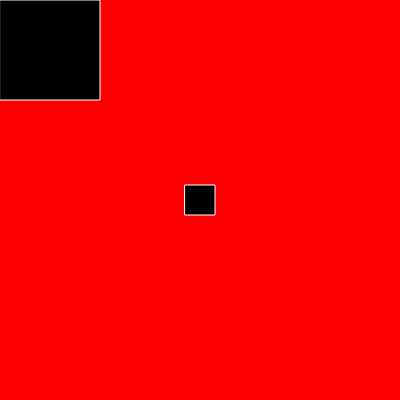
Frame 1 (no input)
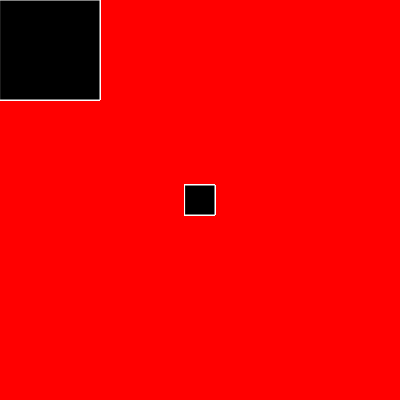
Frame 60 (no input)
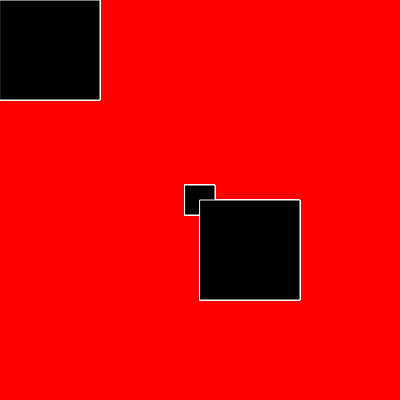
Frame 120 (the mouse pressed at the canvas centre since frame 60)

The p5.js sketch that drew these frames (run headless with seeded random() and noise() and a simulated clock; from frame 60 on, the mouse is pressed at the canvas centre):

// p5.js sketch
// ── sketch.js
function setup() {
  createCanvas(400, 400); 
background("red");
}

function draw() {
stroke("white") ; //cor da linha
fill("black"); //cor do fundo
rect(185,185,30,30); //criando o retangulo
rect(mouseX,mouseY,100,100);
stroke("bluye");//cor da linha
}
